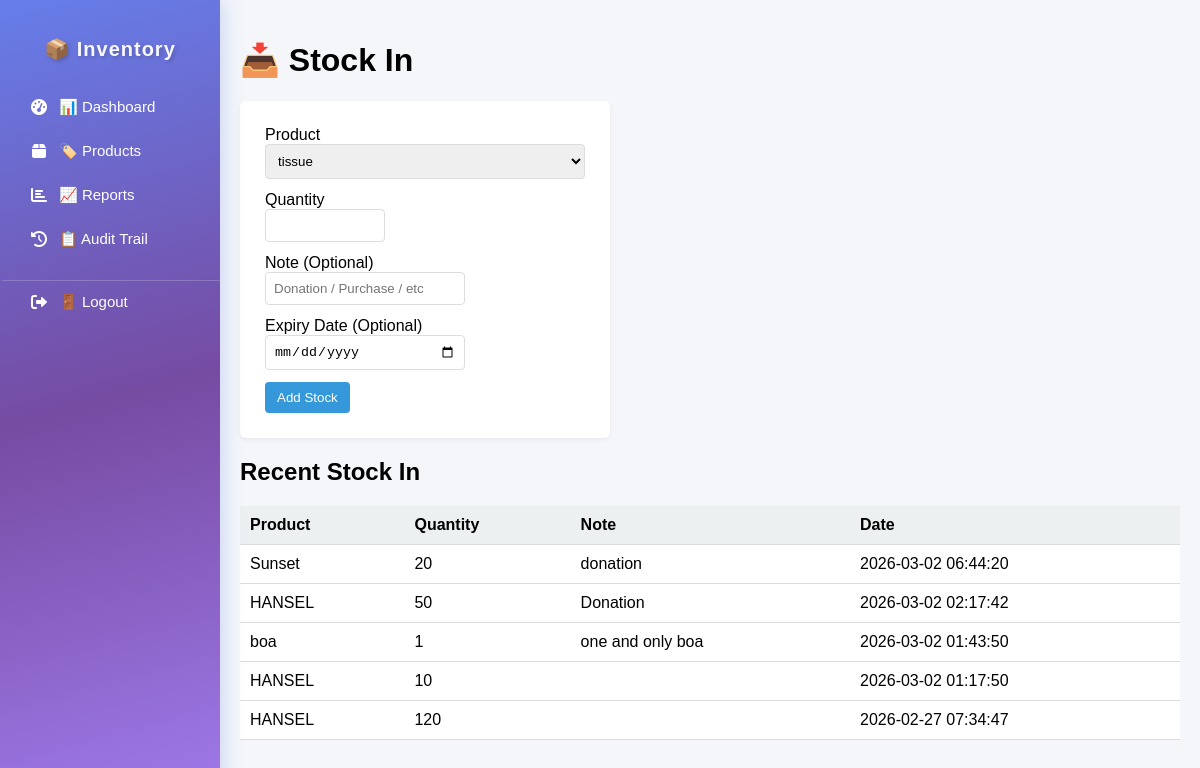
The app's page /stock_in.php?product_id=2 with its own data.
### tables this page shows
CREATE TABLE `stock_movements` (
  `id` int(11) NOT NULL,
  `product_id` int(11) NOT NULL,
  `staff_id` int(11) DEFAULT NULL,
  `supplier_id` int(11) DEFAULT NULL,
  `type` enum('IN','OUT') NOT NULL,
  `quantity` int(11) NOT NULL CHECK (`quantity` > 0),
  `note` varchar(255) DEFAULT NULL,
  `reason` varchar(255) DEFAULT NULL,
  `expiry_date` date DEFAULT NULL,
  `created_at` timestamp NOT NULL DEFAULT current_timestamp()
);

CREATE TABLE `products` (
  `id` int(11) NOT NULL,
  `name` varchar(255) NOT NULL,
  `category_id` int(11) NOT NULL,
  `unit` varchar(50) NOT NULL,
  `min_stock` int(11) DEFAULT 0,
  `created_at` timestamp NOT NULL DEFAULT current_timestamp(),
  `is_active` tinyint(1) DEFAULT 1,
  `expiry_date` date DEFAULT NULL,
  `has_expiry` tinyint(1) DEFAULT 1,
  `image_path` varchar(255) DEFAULT NULL
);

### public/stock_in.php (the view, shortened to what this page needs)
<?php
$db = Database::connect();
$selectedProduct = $_GET['product_id'] ?? '';
$stmt = $db->query("
    SELECT id, name
    FROM products
    WHERE is_active = 1
    ORDER BY name ASC
");
$products = $stmt->fetchAll(PDO::FETCH_ASSOC);
$stmt2 = $db->query("
    SELECT sm.*, p.name AS product_name
    FROM stock_movements sm
    JOIN products p ON sm.product_id = p.id
    WHERE sm.type = 'IN'
    ORDER BY sm.created_at DESC
    LIMIT 5
");
$recent = $stmt2->fetchAll(PDO::FETCH_ASSOC);
?>
<!DOCTYPE html>
<html>
<head>
<link rel="stylesheet" href="assets/css/style.css">
</head>
<body>
<div class="container">
<?php include 'includes/sidebar.php'; ?>
<div class="main">
<h1>📥 Stock In</h1>
<div class="card">
<form action="../api/add_stock.php" method="POST">
<label>Product</label>
<select name="product_id" required>
<?php foreach($products as $p): ?>
<option value="<?= $p['id'] ?>"
<?= $selectedProduct == $p['id'] ? 'selected' : '' ?>>
<?= htmlspecialchars($p['name']) ?>
</option>
<?php endforeach; ?>
</select>
<label>Quantity</label>
<input
    type="number"
    name="quantity"
    class="quantity-input"
    required
    min="1"
    max="999"
    inputmode="numeric"
    pattern="[0-9]*"
>
<label>Note (Optional)</label>
<input
    type="text"
    name="note"
    class="note-input"
    placeholder="Donation / Purchase / etc"
>
<label>Expiry Date (Optional)</label>
<input type="date" name="expiry_date" style="width:200px;">
<button type="submit" style="display:block;margin-top:10px;">
Add Stock
</button>
</form>
</div>
<h2>Recent Stock In</h2>
<table>
<thead>
<tr>
<th>Product</th>
<th>Quantity</th>
<th>Note</th>
<th>Date</th>
</tr>
</thead>
<tbody>
<?php if(count($recent) > 0): ?>
<?php foreach($recent as $r): ?>
<tr>
<td><?= htmlspecialchars($r['product_name']) ?></td>
<td><?= $r['quantity'] ?></td>
<td><?= htmlspecialchars($r['note'] ?? '') ?></td>
<td><?= $r['created_at'] ?></td>
</tr>
<?php endforeach; ?>
<?php else: ?>
<tr>
<td colspan="4">No stock-in records yet.</td>
</tr>
<?php endif; ?>
</tbody>
</table>
</div>
</div>
</body>
</html>

### public/assets/css/style.css (style rules this page uses)
* { box-sizing: border-box; }
body { margin: 0; font-family: Arial, sans-serif; background: #f2f4f8; }
.container { display: flex; min-height: 100vh; }
.main { flex: 1; padding: 30px; background: #f2f4f8; }
.card { background: white; padding: 22px; border-radius: 14px; box-shadow: 0 8px 20px rgba(0,0,0,0.06); transition: 0.2s ease; }
table { width: 100%; border-collapse: collapse; }
th, td { padding: 10px; border-bottom: 1px solid #eee; }
th { background: #f4f6f9; text-align: left; }

### public/stock_in.php (style rules this page uses)
body { margin: 0; font-family: Arial; background: #f4f6f9; }
.container { display: flex; min-height: 100vh; }
.main { flex: 1; padding: 20px; background: #f4f6f9; }
.card { background: white; padding: 25px; border-radius: 6px; margin-bottom: 20px; box-shadow: 0 2px 5px rgba(0,0,0,0.05); max-width: 370px; }
input, select { display: block; width: 100%; padding: 8px; margin-bottom: 12px; border-radius: 4px; border: 1px solid #ddd; }
.quantity-input { width: 120px; }
.note-input { width: 200px; }
button { padding: 8px 12px; background: #3498db; color: white; border: none; border-radius: 4px; cursor: pointer; }
table { width: 100%; border-collapse: collapse; background: white; }
th, td { padding: 10px; border-bottom: 1px solid #ddd; }
th { background: #ecf0f1; }

### records on screen
stock_movements: product.name "Sunset", quantity "20", note "donation", created_at "2026-03-02 06:44:20"
stock_movements: product.name "HANSEL", quantity "50", note "Donation", created_at "2026-03-02 02:17:42"
stock_movements: product.name "boa", quantity "1", note "one and only boa", created_at "2026-03-02 01:43:50"
stock_movements: product.name "HANSEL", quantity "10", created_at "2026-03-02 01:17:50"
stock_movements: product.name "HANSEL", quantity "120", created_at "2026-02-27 07:34:47"

### other values on screen
form field product_id "tissue"
